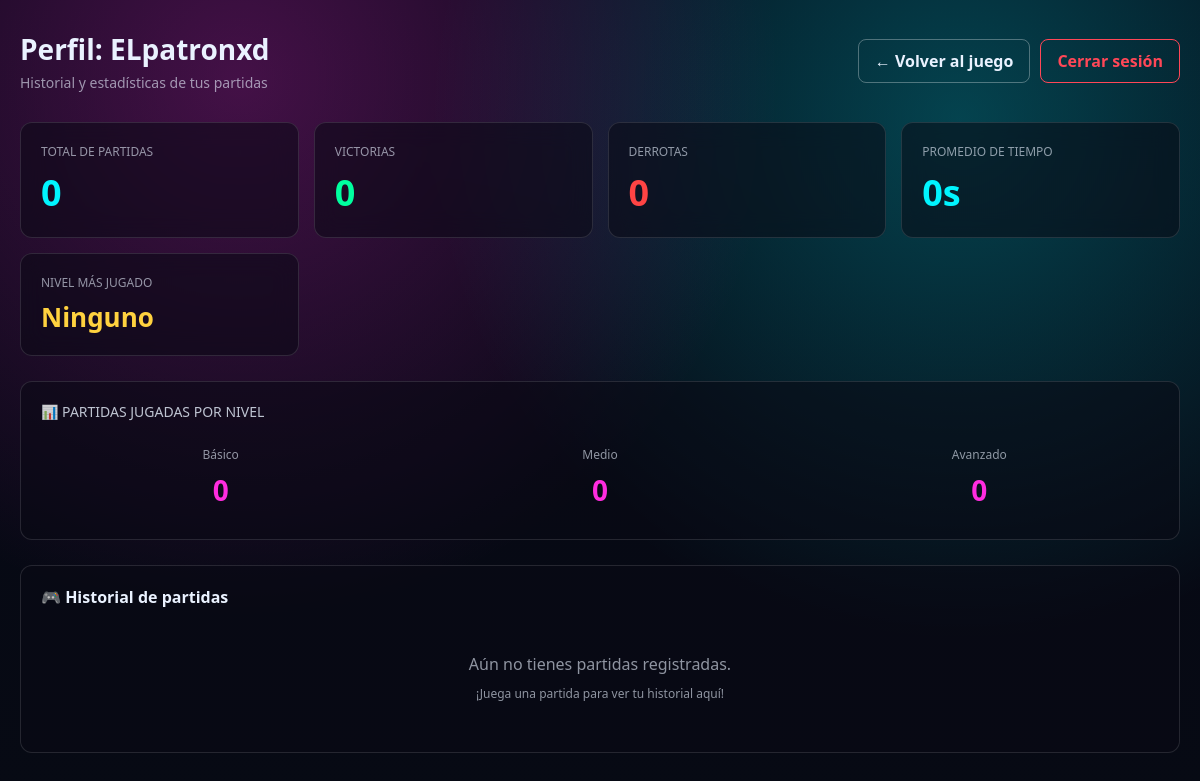
The page /perfil/ (signed in) on the database as committed earlier.
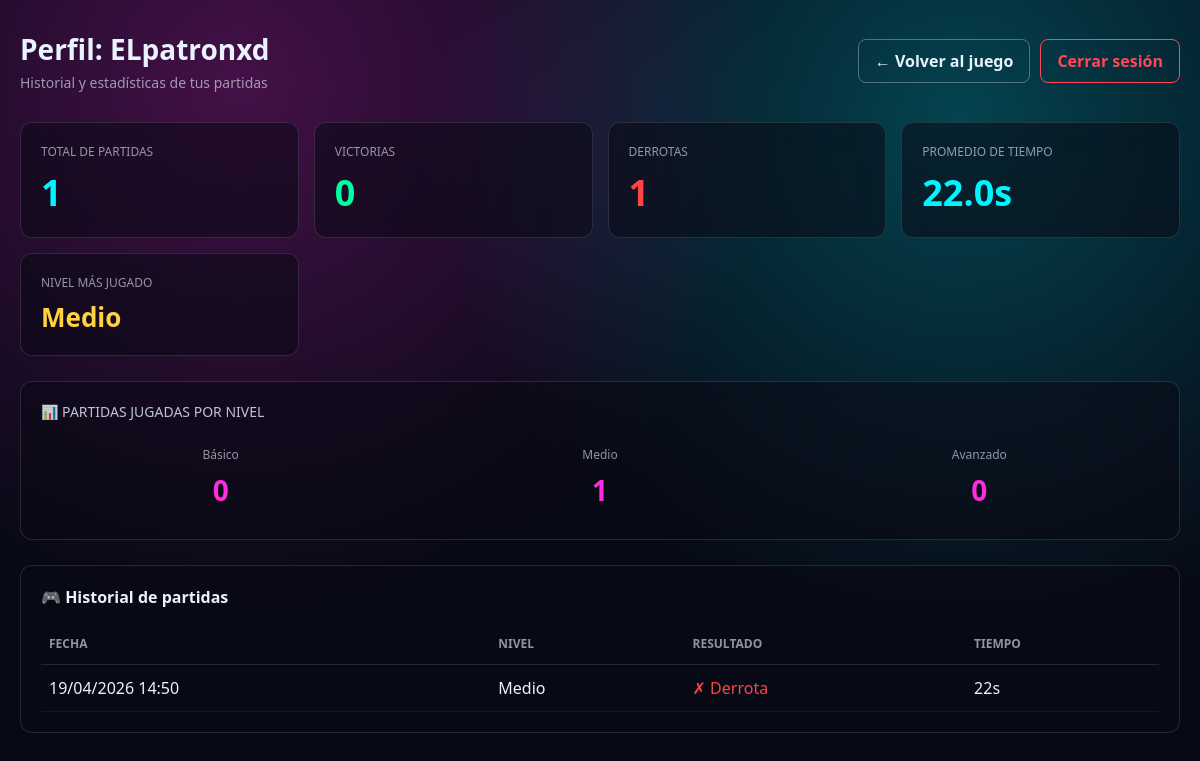
The same page on the database as committed later.
### memory_game/models.py (models this page shows, shortened)
class GameRecord(models.Model):
    LEVEL_CHOICES = [
        ("basico", "Básico"),
        ("medio", "Medio"),
        ("avanzado", "Avanzado"),
    ]
    user = models.ForeignKey(User, on_delete=models.CASCADE, related_name="game_records")
    level = models.CharField(max_length=20, choices=LEVEL_CHOICES)
    win = models.BooleanField(default=False)
    duration_seconds = models.PositiveIntegerField(default=0)
    created_at = models.DateTimeField(auto_now_add=True)

### memory_game/views.py (the view)
# urls.py: path("perfil/", views.profile, name="profile"),
@login_required
def profile(request):
    records = request.user.game_records.order_by("-created_at")
    total_games = records.count()
    total_wins = records.filter(win=True).count()
    total_losses = total_games - total_wins
    average_time = records.aggregate(avg=Avg("duration_seconds"))["avg"] or 0
    most_played = (
        records.values("level")
        .annotate(count=Count("level"))
        .order_by("-count")
        .first()
    )
    favorite_level = (
        dict(GameRecord.LEVEL_CHOICES).get(most_played["level"]) if most_played else "Ninguno"
    )
    level_counts = {
        value: records.filter(level=value).count()
        for value, label in GameRecord.LEVEL_CHOICES
    }
    context = {
        "total_games": total_games,
        "total_wins": total_wins,
        "total_losses": total_losses,
        "average_time": round(average_time, 1),
        "favorite_level": favorite_level,
        "records": records,
        "level_counts": level_counts,
    }
    return render(request, "memory_game/profile.html", context)

### memory_game/templates/memory_game/profile.html (shortened to what this page needs)
<!doctype html>
<html lang="es">
<head>
{% load static %}
</head>
<body>
<div class="container-profile">
  <div class="header">
    <div>
      <h1>Perfil: {{ request.user.username }}</h1>
      <p style="color: rgba(234,242,255,0.6); margin-top: 5px; font-size: 14px;">Historial y estadísticas de tus partidas</p>
    </div>
    <div class="header-btns">
      <a href="{% url 'select_level' %}" class="btn-header">← Volver al juego</a>
      <a href="{% url 'logout' %}" class="btn-header btn-logout">Cerrar sesión</a>
    </div>
  </div>
  <div class="stats-grid">
    <div class="stat-card">
      <div class="stat-label">Total de partidas</div>
      <div class="stat-value">{{ total_games }}</div>
    </div>
    <div class="stat-card">
      <div class="stat-label">Victorias</div>
      <div class="stat-value" style="color: #00FF9F;">{{ total_wins }}</div>
    </div>
    <div class="stat-card">
      <div class="stat-label">Derrotas</div>
      <div class="stat-value" style="color: #FF4444;">{{ total_losses }}</div>
    </div>
    <div class="stat-card">
      <div class="stat-label">Promedio de tiempo</div>
      <div class="stat-value">{{ average_time }}s</div>
    </div>
    <div class="stat-card">
      <div class="stat-label">Nivel más jugado</div>
      <div class="stat-value" style="color: #FFD23F; font-size: 26px; line-height: 1.4;">{{ favorite_level }}</div>
    </div>
  </div>
  <div class="level-stats">
    <div class="level-title">📊 Partidas jugadas por nivel</div>
    <div class="level-list">
      <div class="level-item">
        <div class="level-item-name">Básico</div>
        <div class="level-item-count">{{ level_counts.basico|default:0 }}</div>
      </div>
      <div class="level-item">
        <div class="level-item-name">Medio</div>
        <div class="level-item-count">{{ level_counts.medio|default:0 }}</div>
      </div>
      <div class="level-item">
        <div class="level-item-name">Avanzado</div>
        <div class="level-item-count">{{ level_counts.avanzado|default:0 }}</div>
      </div>
    </div>
  </div>
  <div class="history-card">
    <div class="history-title">🎮 Historial de partidas</div>
    {% if records %}
      <table class="history-table">
        <thead>
          <tr>
            <th>Fecha</th>
            <th>Nivel</th>
            <th>Resultado</th>
            <th>Tiempo</th>
          </tr>
        </thead>
        <tbody>
          {% for record in records %}
            <tr>
              <td>{{ record.created_at|date:"d/m/Y H:i" }}</td>
              <td>{{ record.get_level_display }}</td>
              <td class="{% if record.win %}win{% else %}loss{% endif %}">
                {% if record.win %}✓ Victoria{% else %}✗ Derrota{% endif %}
              </td>
              <td>{{ record.duration_seconds }}s</td>
            </tr>
          {% endfor %}
        </tbody>
      </table>
    {% else %}
      <div class="empty-message">
        <p>Aún no tienes partidas registradas.</p>
        <p style="font-size: 12px; margin-top: 10px;">¡Juega una partida para ver tu historial aquí!</p>
      </div>
    {% endif %}
  </div>
</div>
</body>
</html>

Rows that differ between the two databases and show on the page:
added GameRecord: level "Medio", created_at "19/04/2026 14:50", win "✗ Derrota", duration_seconds "22"
Other text that changed with them:
{{ total_games }}: "0" → "1"
{{ total_losses }}: "0" → "1"
{{ average_time }}: "0" → "22.0"
{{ level_counts.medio|default:0 }}: "0" → "1"
{{ favorite_level }}: "Ninguno" → (not shown)
text no longer shown: "Aún no tienes partidas registradas. ¡Juega una partida para ver tu historial aquí!"
text now shown: "FECHA NIVEL RESULTADO TIEMPO"
